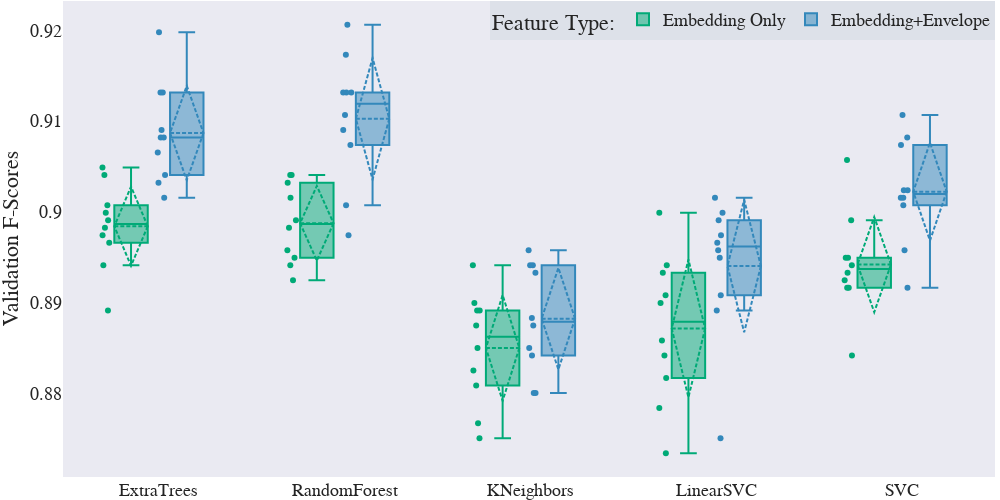

The notebook cell this image was saved under:
### Markdown cell above
### Training with Embeddings
- 2D projection indicates that the embeddings can be used for classification.
- We compare the classification accuracy of a number of models trained with embeddings+envelope features

### Code cell
comparison_csv_file="feature_extraction/csvs/mme_comparisons_mme.csv"
df=pd.read_csv(comparison_csv_file)
fig = px.box(df, x="model", y="y", color="feat_type",
             color_discrete_sequence=["#00AA77","#3388BB"],
             title="Box plot of total bill",
            )
fig.update_layout(
    autosize=False,title=None, 
    template="seaborn",
    width=1000,height=500,
    font_family="Times New Roman",
    font_size=18,
    title_font_family="Times New Roman",
    title_font_size=30,
    boxmode='group',
    margin=dict(l=0, t=1,r=5, b=3),       
    boxgap=0.4,boxgroupgap=0.4,
        legend_title_text="Feature Type:",
                  legend=dict(
                      bgcolor='rgba(110,150,160,0.1)',
                  orientation="h",
                yanchor="top",
                y=1,
                xanchor="right",x=1)
    )
fig.update_traces(
        boxmean="sd", # represent mean. (sd shows standarddev)
        boxpoints='all', 
)
fig.update_xaxes(showgrid=False,zeroline=False,ticks='',title=None)
fig.update_yaxes(showgrid=False,zeroline=False,title="Validation F-Scores")

fig.show()

### Figure 1 — Plotly figure (JSON) as saved in the notebook; plotly's stock layout.template omitted (floating-point values rounded to 4 significant figures)
{"data": [{"alignmentgroup": "True", "boxmean": "sd", "boxpoints": "all", "hovertemplate": "feat_type=Embedding Only<br>model=%{x}<br>y=%{y}<extra></extra>", "legendgroup": "Embedding Only", "marker": {"color": "#00AA77"}, "name": "Embedding Only", "notched": false, "offsetgroup": "Embedding Only", "orientation": "v", "showlegend": true, "type": "box", "x": ["ExtraTrees", "ExtraTrees", "ExtraTrees", "ExtraTrees", "ExtraTrees", "ExtraTrees", "ExtraTrees", "ExtraTrees", "ExtraTrees", "ExtraTrees", "RandomForest", "RandomForest", "RandomForest", "RandomForest", "RandomForest", "RandomForest", "RandomForest", "RandomForest", "RandomForest", "RandomForest", "KNeighbors", "KNeighbors", "KNeighbors", "KNeighbors", "KNeighbors", "KNeighbors", "KNeighbors", "KNeighbors", "KNeighbors", "KNeighbors", "LinearSVC", "LinearSVC", "LinearSVC", "LinearSVC", "LinearSVC", "LinearSVC", "LinearSVC", "LinearSVC", "LinearSVC", "LinearSVC", "SVC", "SVC", "SVC", "SVC", "SVC", "SVC", "SVC", "SVC", "SVC", "SVC"], "x0": " ", "xaxis": "x", "y": [0.8966, 0.8999, 0.9041, 0.8941, 0.8991, 0.9049, 0.8974, 0.8983, 0.9007, 0.8892, 0.8941, 0.8958, 0.9041, 0.8983, 0.8991, 0.9041, 0.9016, 0.895, 0.9032, 0.8925, 0.8768, 0.8892, 0.8809, 0.885, 0.8825, 0.89, 0.8875, 0.8941, 0.8892, 0.8751, 0.8842, 0.8941, 0.8784, 0.8817, 0.8859, 0.89, 0.8908, 0.8999, 0.8933, 0.8734, 0.8933, 0.895, 0.8916, 0.8925, 0.8941, 0.8991, 0.8916, 0.895, 0.9057, 0.8842], "y0": " ", "yaxis": "y"}, {"alignmentgroup": "True", "boxmean": "sd", "boxpoints": "all", "hovertemplate": "feat_type=Embedding+Envelope<br>model=%{x}<br>y=%{y}<extra></extra>", "legendgroup": "Embedding+Envelope", "marker": {"color": "#3388BB"}, "name": "Embedding+Envelope", "notched": false, "offsetgroup": "Embedding+Envelope", "orientation": "v", "showlegend": true, "type": "box", "x": ["ExtraTrees", "ExtraTrees", "ExtraTrees", "ExtraTrees", "ExtraTrees", "ExtraTrees", "ExtraTrees", "ExtraTrees", "ExtraTrees", "ExtraTrees", "RandomForest", "RandomForest", "RandomForest", "RandomForest", "RandomForest", "RandomForest", "RandomForest", "RandomForest", "RandomForest", "RandomForest", "KNeighbors", "KNeighbors", "KNeighbors", "KNeighbors", "KNeighbors", "KNeighbors", "KNeighbors", "KNeighbors", "KNeighbors", "KNeighbors", "LinearSVC", "LinearSVC", "LinearSVC", "LinearSVC", "LinearSVC", "LinearSVC", "LinearSVC", "LinearSVC", "LinearSVC", "LinearSVC", "SVC", "SVC", "SVC", "SVC", "SVC", "SVC", "SVC", "SVC", "SVC", "SVC"], "x0": " ", "xaxis": "x", "y": [0.9082, 0.9132, 0.9132, 0.9065, 0.9198, 0.9032, 0.9016, 0.909, 0.9082, 0.9041, 0.9132, 0.9132, 0.9173, 0.9074, 0.9206, 0.9007, 0.909, 0.9107, 0.9132, 0.8974, 0.8801, 0.8941, 0.8875, 0.885, 0.8958, 0.8933, 0.8842, 0.8941, 0.8883, 0.8801, 0.8999, 0.8991, 0.8974, 0.8966, 0.9016, 0.8908, 0.895, 0.8892, 0.8958, 0.8751, 0.9024, 0.9016, 0.9024, 0.9007, 0.9107, 0.9082, 0.8916, 0.9016, 0.9074, 0.8958], "y0": " ", "yaxis": "y"}], "layout": {"autosize": false, "boxgap": 0.4, "boxgroupgap": 0.4, "boxmode": "group", "font": {"family": "Times New Roman", "size": 18}, "height": 500, "legend": {"bgcolor": "rgba(110,150,160,0.1)", "orientation": "h", "title": {"text": "Feature Type:"}, "tracegroupgap": 0, "x": 1, "xanchor": "right", "y": 1, "yanchor": "top"}, "margin": {"b": 3, "l": 0, "r": 5, "t": 1}, "title": {"font": {"family": "Times New Roman", "size": 30}}, "width": 1000, "xaxis": {"anchor": "y", "autorange": true, "domain": [0, 1], "range": [-0.5162, 4.5], "showgrid": false, "ticks": "", "title": {}, "type": "category", "zeroline": false}, "yaxis": {"anchor": "x", "autorange": true, "domain": [0, 1], "range": [0.8708, 0.9232], "showgrid": false, "title": {"text": "Validation F-Scores"}, "type": "linear", "zeroline": false}}}
